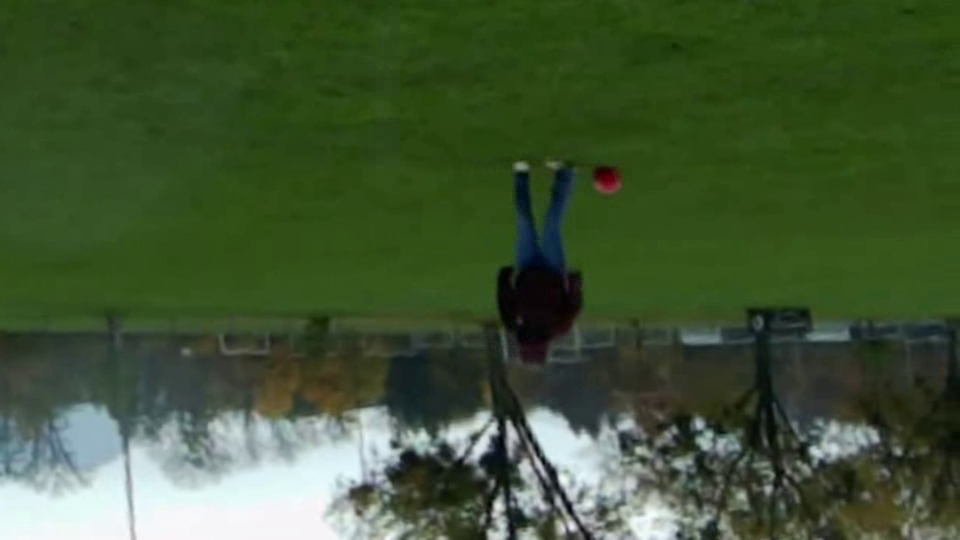
#> input picture frame 56 of patrickstitchtests/broadcast.mp4, 960 x 540 px, given in place of left.mp4, which was not available
$ python manual_stitch.py
#> lines starting #> are read from the running program, lines starting #| are printed output that depends on the picture; after the words box and inside, x2 and y2 are one past the last pixel; in counts of white or black regions, pixels touching at a corner belong together; pictures that were not available may be replaced by others from this repository, and a replacement may not be noted
import argparse
import json
import os
import numpy as np
import cv2


class ManualStitcher:
    def __init__(self, left_image, right_image, inner_stretch=1.0):
        self.left = left_image.copy()
        self.right = right_image.copy()

        # Initial position: side by side
        self.x_offset = left_image.shape[1]  # Start right image next to left
        self.y_offset = 0
        self.rotation = 0.0  # degrees
        self.scale = 1.0
        self.opacity = 0.5  # 0.0 = only left, 1.0 = only right

        # Edge stretch correction - SET THIS VALUE
        self.inner_stretch = inner_stretch

        # UI settings
        self.step_size = 10  # pixels
        self.rotation_step = 0.5  # degrees
        self.scale_step = 0.01
        self.opacity_step = 0.05

        print("\n" + "=" * 60)
        print("MANUAL STITCHING CONTROLS")
        print("=" * 60)
        print("Position:")
        print("  W/A/S/D       - Move right image")
        print("  [ / ]         - Fine/Coarse mode")
        print("\nRotation:")
        print("  Q / E         - Rotate left/right")
        print("\nScale:")
        print("  Z / X         - Scale down/up")
        print("\nOpacity:")
        print("  - / =         - Decrease/Increase right image opacity")
        print("\nOther:")
        print("  R             - Reset to initial position")
        print("  Shift+S       - Save calibration")
        print("  ESC           - Exit without saving")
        print("=" * 60)
        print(f"\nInitial position: x={self.x_offset}, y={self.y_offset}")
        print(f"Initial rotation: {self.rotation}°")
        print(f"Initial scale: {self.scale}")
        print(f"Initial opacity: {self.opacity}")
        print(f"Inner stretch (FIXED): {self.inner_stretch}")
        print()

    def apply_horizontal_stretch(self, image, stretch_factor, from_right=False):
        """
        Apply vertical scaling at inner edge.
        stretch_factor < 1.0 shrinks height at inner edge
        stretch_factor > 1.0 expands height at inner edge
        """
        if stretch_factor == 1.0:
            return image

        h, w = image.shape[:2]

        # Create coordinate maps
        x_coords = np.arange(w, dtype=np.float32)
        y_coords = np.arange(h, dtype=np.float32)
        map_x, map_y = np.meshgrid(x_coords, y_coords)

        # For each column, calculate the stretch factor
        for x in range(w):
            if from_right:
                # Right image: left edge (inner) is stretched, right edge stays same
                gradient = 1.0 - (x / (w - 1))
            else:
                # Left image: right edge (inner) is stretched, left edge stays same
                gradient = x / (w - 1)

            # Local stretch for this column
            local_stretch = 1.0 + gradient * (stretch_factor - 1.0)

            # Remap y coordinates
            center_y = h / 2
            map_y[:, x] = center_y + (y_coords - center_y) / local_stretch

        # Clamp to valid range
        map_y = np.clip(map_y, 0, h - 1)

        result = cv2.remap(image, map_x, map_y, cv2.INTER_LINEAR,
                          borderMode=cv2.BORDER_CONSTANT, borderValue=(0, 0, 0))

        return result

    def get_transform_matrix(self):
        """Create transformation matrix for current position/rotation/scale."""
        h, w = self.right.shape[:2]
        center = (w / 2, h / 2)

        # Rotation and scale matrix around center
        M_rot_scale = cv2.getRotationMatrix2D(center, self.rotation, self.scale)

        # Add translation
        M_rot_scale[0, 2] += self.x_offset
        M_rot_scale[1, 2] += self.y_offset

        return M_rot_scale

    def calculate_canvas_size(self):
        """Calculate canvas size to fit both images."""
        # Use stretched versions for canvas calculation
        left_stretched = self.apply_horizontal_stretch(self.left, self.inner_stretch, from_right=False)
        right_stretched = self.apply_horizontal_stretch(self.right, self.inner_stretch, from_right=True)

        h_left, w_left = left_stretched.shape[:2]
        h_right, w_right = right_stretched.shape[:2]

        # Corners of left image
        corners_left = np.float32([
            [0, 0],
            [w_left, 0],
            [w_left, h_left],
            [0, h_left]
        ])

        # Corners of right image
        corners_right = np.float32([
            [0, 0],
            [w_right, 0],
            [w_right, h_right],
            [0, h_right]
        ])

        # Transform right corners
        M = self.get_transform_matrix()
        corners_right_transformed = cv2.transform(corners_right.reshape(-1, 1, 2), M).reshape(-1, 2)

        # Combine all corners
        all_corners = np.vstack([corners_left, corners_right_transformed])

        # Find bounding box
        x_min = int(np.floor(all_corners[:, 0].min()))
        y_min = int(np.floor(all_corners[:, 1].min()))
        x_max = int(np.ceil(all_corners[:, 0].max()))
        y_max = int(np.ceil(all_corners[:, 1].max()))

        width = x_max - x_min
        height = y_max - y_min
        offset = (-x_min, -y_min)

        return width, height, offset

    def render(self):
        """Render current view with both images."""
        width, height, offset = self.calculate_canvas_size()
        offset_x, offset_y = offset

        # Apply stretch to both images
        left_stretched = self.apply_horizontal_stretch(self.left, self.inner_stretch, from_right=False)
        right_stretched = self.apply_horizontal_stretch(self.right, self.inner_stretch, from_right=True)

        # Create canvas
        canvas = np.zeros((height, width, 3), dtype=np.float32)

        # Place left image
        h_left, w_left = left_stretched.shape[:2]
        y1 = offset_y
        y2 = min(offset_y + h_left, height)
        x1 = offset_x
        x2 = min(offset_x + w_left, width)
        canvas[y1:y2, x1:x2] = left_stretched[:y2-y1, :x2-x1].astype(np.float32)

        # Transform and place right image
        M = self.get_transform_matrix()
        M[0, 2] += offset_x
        M[1, 2] += offset_y

        right_warped = cv2.warpAffine(right_stretched, M, (width, height),
                                       borderMode=cv2.BORDER_CONSTANT,
                                       borderValue=(0, 0, 0))

        # Blend with opacity control
        right_mask = (right_warped > 0).any(axis=2, keepdims=True)

        # Where right image exists, blend based on opacity
        canvas = np.where(right_mask,
                         canvas * (1 - self.opacity) + right_warped.astype(np.float32) * self.opacity,
                         canvas)

        return canvas.astype(np.uint8), (width, height, offset)

    def scale_for_display(self, image, max_width=1600):
        """Scale image for display if needed."""
        h, w = image.shape[:2]
        if w > max_width:
            scale = max_width / w
            new_w = max_width
            new_h = int(h * scale)
            return cv2.resize(image, (new_w, new_h)), scale
        return image, 1.0

    def run(self):
        """Run interactive stitching loop."""
        window_name = "Manual Stitching"
        cv2.namedWindow(window_name, cv2.WINDOW_NORMAL)
        cv2.resizeWindow(window_name, 1400, 800)

        saved_calib = None
        shift_pressed = False
        needs_render = True

        print("\n*** CLICK ON THE OPENCV WINDOW TO ACTIVATE IT ***\n")

        while True:
            if needs_render:
                try:
                    canvas, (width, height, offset) = self.render()
                    display, display_scale = self.scale_for_display(canvas)

                    info_text = [
                        f"Position: ({self.x_offset}, {self.y_offset})",
                        f"Rotation: {self.rotation:.2f}deg",
                        f"Scale: {self.scale:.3f}",
                        f"Opacity: {self.opacity:.2f}",
                        f"Canvas: {width}x{height}",
                        f"Mode: {'Coarse' if shift_pressed else 'Fine'}",
                        "",
                        "Press Shift+S to save, ESC to exit"
                    ]

                    for i, text in enumerate(info_text):
                        cv2.putText(display, text, (10, 30 + i*25),
                                   cv2.FONT_HERSHEY_SIMPLEX, 0.6, (0, 255, 0), 2)

                    cv2.imshow(window_name, display)
                    needs_render = False
                except Exception as e:
                    print(f"Render error: {e}")

            key = cv2.waitKey(10) & 0xFF

            if key == 255:
                continue

            print(f"Key: {key}")
            needs_render = True

            if key == 27:  # ESC
                print("\nExiting without saving.")
                break

            elif key == ord('r') or key == ord('R'):
                self.x_offset = self.left.shape[1]
                self.y_offset = 0
                self.rotation = 0.0
                self.scale = 1.0
                self.opacity = 0.5
                print("\nReset")

            elif key == ord('k'):
                shift_pressed = False
            elif key == ord('l'):
                shift_pressed = True

            step = self.step_size * 5 if shift_pressed else self.step_size
            rot_step = self.rotation_step * 5 if shift_pressed else self.rotation_step

            if key == ord('w') or key == ord('W'):
                self.y_offset -= step
            elif key == ord('a') or key == ord('A'):
                self.x_offset -= step
            elif key == ord('d') or key == ord('D'):
                self.x_offset += step
            elif key == ord('s'):
                self.y_offset += step
            elif key == ord('S'):
                saved_calib = {
                    'x_offset': self.x_offset,
                    'y_offset': self.y_offset,
                    'rotation': self.rotation,
                    'scale': self.scale,
                    'opacity': self.opacity,
                    'inner_stretch': self.inner_stretch,
                    'canvas_width': width,
                    'canvas_height': height,
                    'offset': offset
                }
                print("\nCALIBRATION SAVED!")
            elif key == ord('q') or key == ord('Q'):
                self.rotation -= rot_step
            elif key == ord('e') or key == ord('E'):
                self.rotation += rot_step
            elif key == ord('z') or key == ord('Z'):
                self.scale = max(0.1, self.scale - self.scale_step)
            elif key == ord('x') or key == ord('X'):
                self.scale = min(2.0, self.scale + self.scale_step)
            elif key == ord('-') or key == ord('_'):
                self.opacity = max(0.0, self.opacity - self.opacity_step)
            elif key == ord('=') or key == ord('+'):
                self.opacity = min(1.0, self.opacity + self.opacity_step)

        cv2.destroyAllWindows()
        return saved_calib

def save_calibration(path, calib_data):
    """Save calibration to JSON file."""
    os.makedirs(os.path.dirname(path), exist_ok=True)

    with open(path, 'w') as f:
        json.dump(calib_data, f, indent=2)

    print(f"\nCalibration saved to: {path}")


def main():
    parser = argparse.ArgumentParser(
        description='Manually stitch left and right video frames'
    )
    parser.add_argument('--left', default='data/undistorted/left.mp4',
                        help='Left video path')
    parser.add_argument('--right', default='data/undistorted/right.mp4',
                        help='Right video path')
    parser.add_argument('--calib', default='data/calibration/manual_stitch_calibration.json',
                        help='Calibration output path')
    parser.add_argument('--stretch', type=float, default=1.0,
                        help='Inner edge stretch factor (< 1.0 = compress, > 1.0 = expand)')

    args = parser.parse_args()

    print("\n" + "=" * 60)
    print("MANUAL VIDEO STITCHING")
    print("=" * 60)
    print(f"Left video:  {args.left}")
    print(f"Right video: {args.right}")
    print(f"Calibration: {args.calib}")
    print("=" * 60)

    # Open videos and read first frames
    print("\nOpening videos...")
    cap_left = cv2.VideoCapture(args.left)
    cap_right = cv2.VideoCapture(args.right)

    if not cap_left.isOpened() or not cap_right.isOpened():
        print("Error: Could not open videos")
        return

    ret_left, frame_left = cap_left.read()
#> frame_left is the input picture: shape (540, 960, 3); mean B, G, R 52.8, 85.8, 65.3
    ret_right, frame_right = cap_right.read()

    if not ret_left or not ret_right:
        print("Error: Could not read frames")
        return

    print(f"Left frame:  {frame_left.shape[1]}x{frame_left.shape[0]}")
#| Left frame:  960x540
    print(f"Right frame: {frame_right.shape[1]}x{frame_right.shape[0]}")
#| Right frame: 960x540

    # Run manual stitcher with stretch factor
    stitcher = ManualStitcher(frame_left, frame_right, inner_stretch=args.stretch)
#| Initial position: x=960, y=0
    calib_data = stitcher.run()
#> in render, `canvas[y1:y2, x1:x2] = left_stretched[:y2-y1, :x2-x1].astype(np.float32)`:
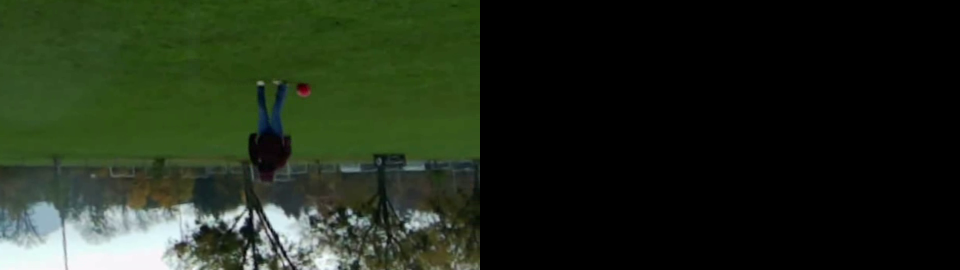
#> canvas: shape (540, 1920, 3) float32 (shown at 1/2 size); mean B, G, R 26.4, 42.9, 32.7
#> in render, `right_warped = cv2.warpAffine(right_stretched, M, (width, height), bor..`:
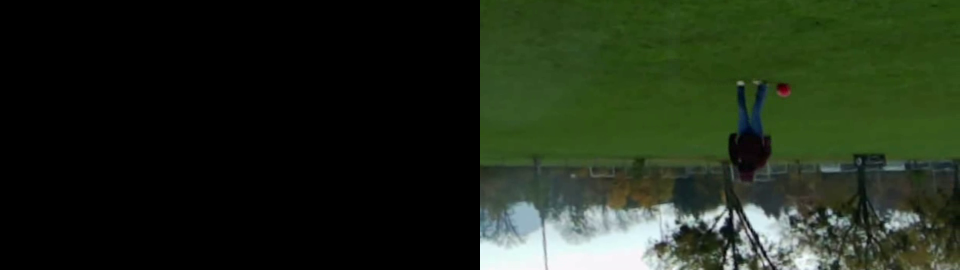
#> right_warped: shape (540, 1920, 3) (shown at 1/2 size); mean B, G, R 26.4, 42.9, 32.7
#> in render, `right_mask = (right_warped > 0).any(axis=2, keepdims=True)`:
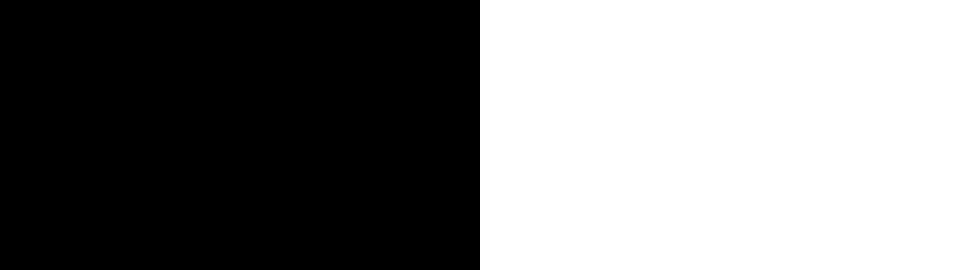
#> right_mask: shape (540, 1920, 1) bool (shown at 1/2 size); 50% white; 1 white region, box (x1, y1, x2, y2) and area: (960, 0, 1920, 540) 518400
#> in render, `canvas = np.where(right_mask, canvas * (1 - self.opacity) + right_warp..`:
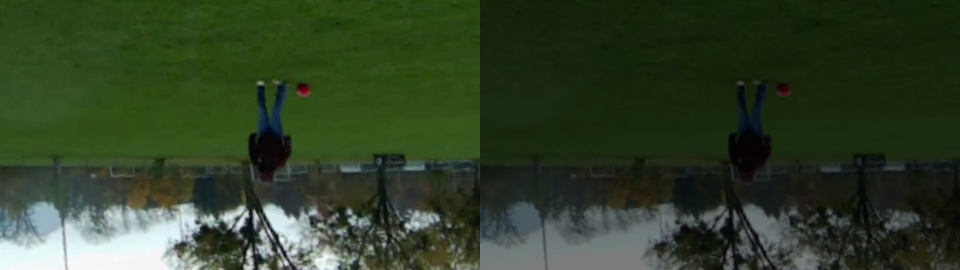
#> canvas: shape (540, 1920, 3) float32 (shown at 1/2 size); mean B, G, R 39.6, 64.3, 49
#> in run, `canvas, (width, height, offset) = self.render()`: width = 1920; height = 540; offset = (0, 0)
#> in run, `display, display_scale = self.scale_for_display(canvas)`: display_scale = 0.833
#> in run, `info_text = [ f"Position: ({self.x_offset}, {self.y_offset})", f"Rotat..`: info_text = ['Position: (960, 0)', 'Rotation: 0.00deg', 'Scale: 1.000', 'Opacity: 0.50', 'Canvas: 1920x540', 'Mode: Fine', '', 'Press Shift+S to save, ESC to exit']
#> the loop in run, `for i, text in enumerate(info_text):` made 8 passes
#> text on passes 1 to 8: 'Position: (960, 0)', 'Rotation: 0.00deg', 'Scale: 1.000', 'Opacity: 0.50', 'Canvas: 1920x540', 'Mode: Fine', '', 'Press Shift+S to save, ESC to exit'
#> after the loop in run, `for i, text in enumerate(info_text):`:
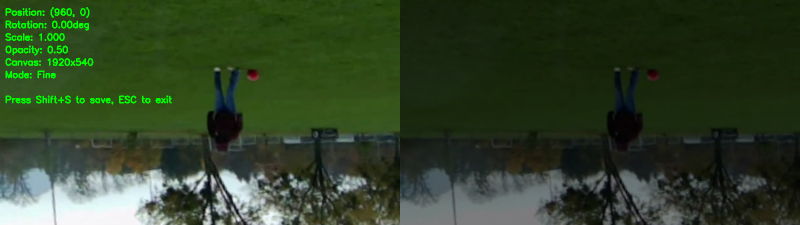
#> display: shape (450, 1600, 3) (shown at 1/2 size); mean of channels 0, 1, 2 39.1, 66.2, 48.3; drawn as B, G, R
#> (key q is pressed here)
#| Key: 113

    # Save calibration if user saved
    if calib_data is not None:
        save_calibration(args.calib, calib_data)
        print("\n" + "=" * 60)
        print("COMPLETE!")
        print("=" * 60)

    cap_left.release()
    cap_right.release()


if __name__ == '__main__':
    main()

$ run again, starting later in the video
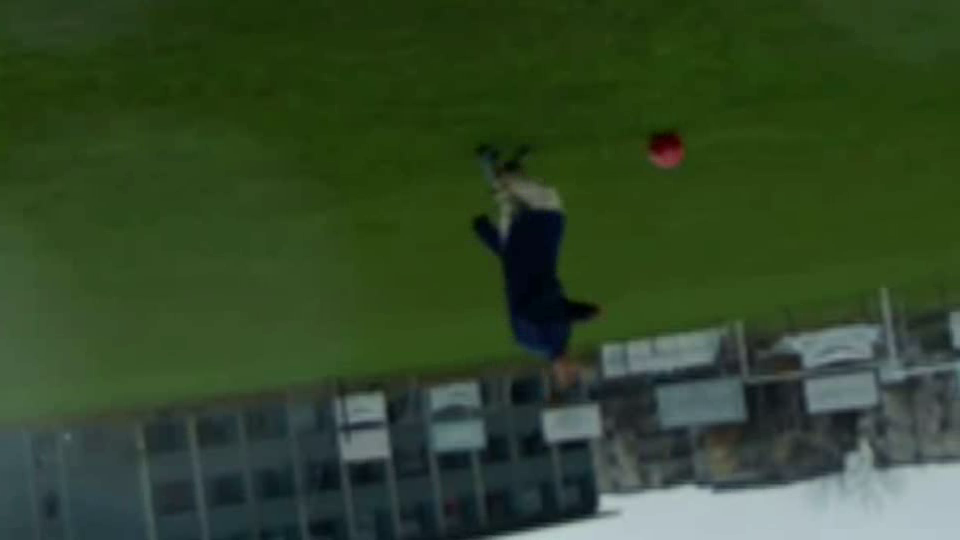
#> input picture frame 253 of patrickstitchtests/broadcast.mp4, 960 x 540 px, given in place of left.mp4, which was not available
#> in main, frame_left is the input picture: shape (540, 960, 3); mean B, G, R 41.7, 71.3, 50.5
#| Left frame:  960x540
#| Right frame: 960x540
#| Initial position: x=960, y=0
#> in render, `right_warped = cv2.warpAffine(right_stretched, M, (width, height), bor..`:
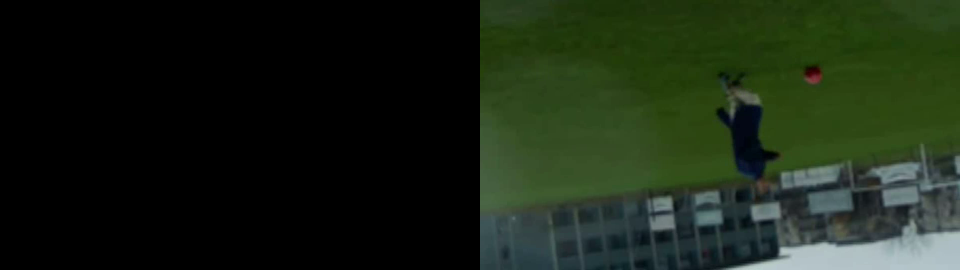
#> right_warped: shape (540, 1920, 3) (shown at 1/2 size); mean B, G, R 20.9, 35.6, 25.2
#> right_mask: shape (540, 1920, 1) bool; 50% white; 1 white region, box (x1, y1, x2, y2) and area: (960, 0, 1920, 540) 518400
#> in run, `canvas, (width, height, offset) = self.render()`: width = 1920; height = 540; offset = (0, 0)
#> display_scale = 0.833
#> info_text = ['Position: (960, 0)', 'Rotation: 0.00deg', 'Scale: 1.000', 'Opacity: 0.50', 'Canvas: 1920x540', 'Mode: Fine', '', 'Press Shift+S to save, ESC to exit']
#> the loop in run, `for i, text in enumerate(info_text):` made 8 passes
#> text on passes 1 to 8: 'Position: (960, 0)', 'Rotation: 0.00deg', 'Scale: 1.000', 'Opacity: 0.50', 'Canvas: 1920x540', 'Mode: Fine', '', 'Press Shift+S to save, ESC to exit'
#> after the loop in run, `for i, text in enumerate(info_text):`:
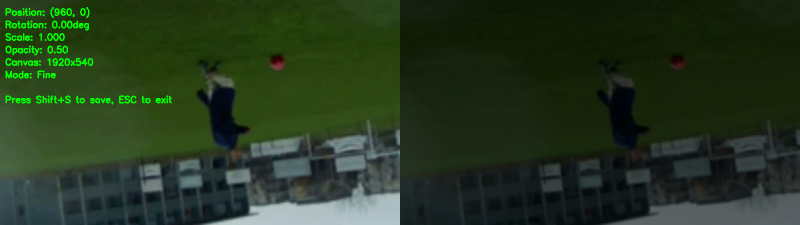
#> display: shape (450, 1600, 3) (shown at 1/2 size); mean of channels 0, 1, 2 30.9, 55.4, 37.2; drawn as B, G, R
#| Key: 113

$ run again, starting later in the video
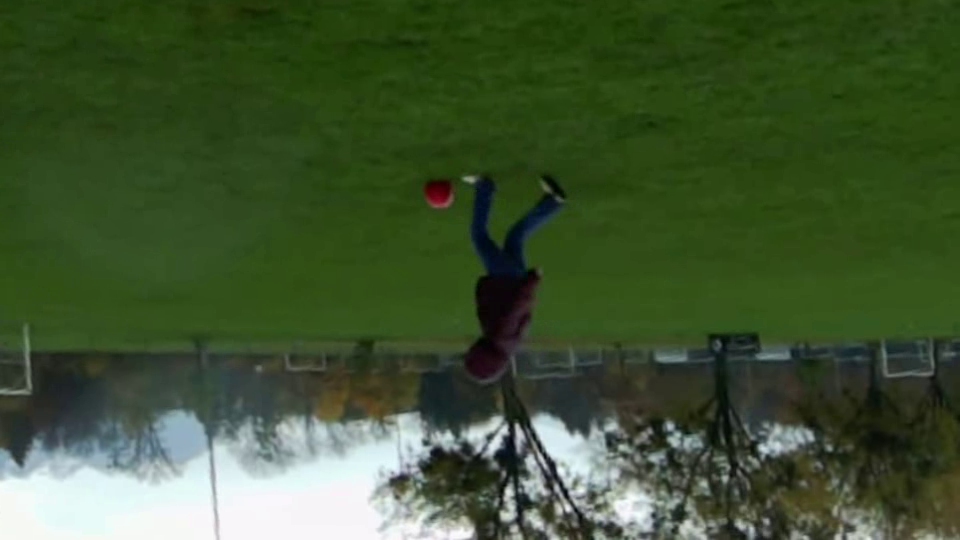
#> input picture frame 450 of patrickstitchtests/broadcast.mp4, 960 x 540 px, given in place of left.mp4, which was not available
#> in main, frame_left is the input picture: shape (540, 960, 3); mean B, G, R 49.9, 84.2, 64.1
#| Left frame:  960x540
#| Right frame: 960x540
#| Initial position: x=960, y=0
#> in render, `right_warped = cv2.warpAffine(right_stretched, M, (width, height), bor..`:
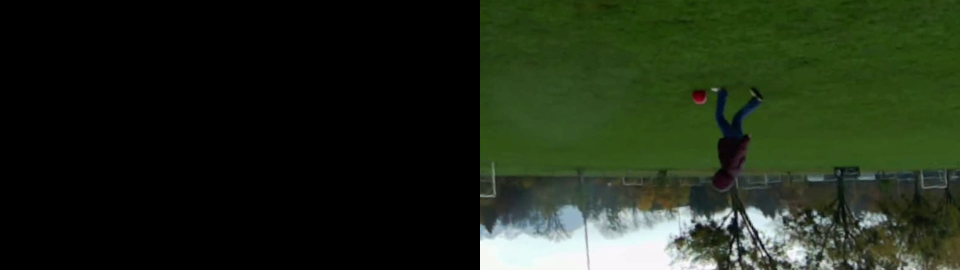
#> right_warped: shape (540, 1920, 3) (shown at 1/2 size); mean B, G, R 25, 42.1, 32
#> right_mask: shape (540, 1920, 1) bool; 50% white; 1 white region, box (x1, y1, x2, y2) and area: (960, 0, 1920, 540) 518399
#> in run, `canvas, (width, height, offset) = self.render()`: width = 1920; height = 540; offset = (0, 0)
#> display_scale = 0.833
#> info_text = ['Position: (960, 0)', 'Rotation: 0.00deg', 'Scale: 1.000', 'Opacity: 0.50', 'Canvas: 1920x540', 'Mode: Fine', '', 'Press Shift+S to save, ESC to exit']
#> the loop in run, `for i, text in enumerate(info_text):` made 8 passes
#> text on passes 1 to 8: 'Position: (960, 0)', 'Rotation: 0.00deg', 'Scale: 1.000', 'Opacity: 0.50', 'Canvas: 1920x540', 'Mode: Fine', '', 'Press Shift+S to save, ESC to exit'
#> after the loop in run, `for i, text in enumerate(info_text):`:
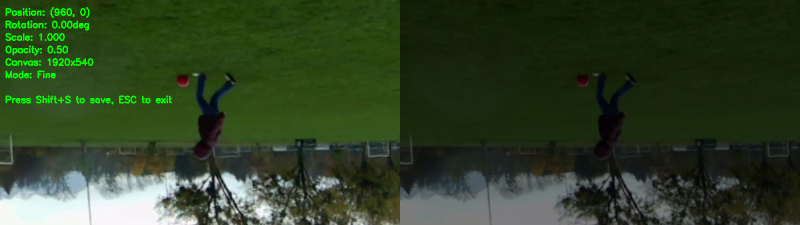
#> display: shape (450, 1600, 3) (shown at 1/2 size); mean of channels 0, 1, 2 37, 65.1, 47.4; drawn as B, G, R
#| Key: 113
